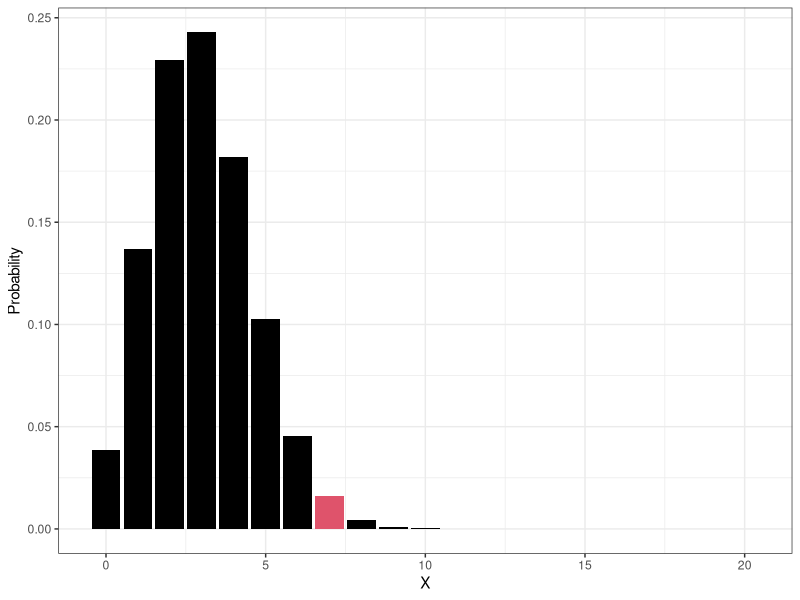

Recreate this plot in R.
# packages



# 二项分布，9个值，x=2,3，。。。10
dbinom(x = 2:10, size = 20, prob = 0.6)

# 九个随机变量的pmf (probability mass function)之和
sum (dbinom(2:10,20,0.6))

# randomly generate 30 times of binomial distributions
rbinom(n=30,size=1,prob=0.2)

# cumulative probability (sum of P(x=0) to P(x=4))
pbinom(q=4,size=10,prob=0.2)
## get the right part
1-pbinom(q = 4, size = 20, prob = 0.15)
pbinom(4,20,0.15,lower.tail = FALSE)

#find the 75th quantile of a binomial distribution with 10 trials and prob of success on each trial = 0.2
qbinom(p=0.75,size =10, prob=0.2)

#q1
dbinom(x = 7, size = 20, prob = 0.15)

#q2 below equations are equal
sum (dbinom(x = 5:20, size = 20, prob = 0.15))
1-pbinom(q = 4, size = 20, prob = 0.15)
pbinom(4,20,0.15,lower.tail = FALSE)

#q3
mean = 20 * 0.15
mean

#q4
dev = sqrt(20*0.15*(1-0.15))
dev

# ggplot visualization
install.packages("tidyverse")
library(ggplot2)
## 建立数据库
df = data.frame(p = dbinom(0:20,size = 20, prob = 0.15), n = c(0:20))
df$col = c(rep(1,5),rep(2,16)) # scenario 2
df$col <- c(rep(1,7), 2, rep(1,13))
my_gg <- ggplot(df, aes(y=p, x=n, fill = col)) +
  geom_bar(stat="identity") +
  xlab("X") + ylab("Probability") +
  scale_fill_identity() +
  theme_bw()
show (my_gg)
